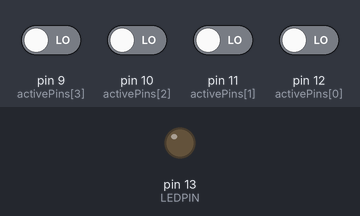
Simulated run of this sketch. Board: Arduino Leonardo, built with avr-gcc and run on an emulated ATmega32U4. Shown: output pins drawn as LEDs (lit = HIGH). Inputs (shaded band) come from the test bench; at power-on: pin 9 (activePins[3]), pin 10 (activePins[2]), pin 11 (activePins[1]), pin 12 (activePins[0]) LOW.

Above: at 1.2 s.
1.3 s: pin 12 (activePins[0]) driven HIGH
At 2.0 s:
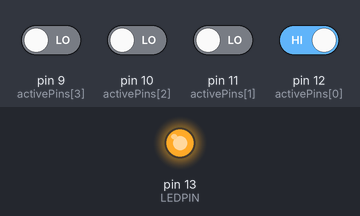
Timing chart, 0 to 4.3 s (numbered marks = the images above; inputs shaded):
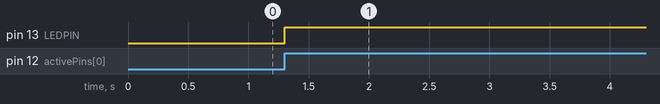

Measured:
- after the input at 1.3 s, pin 13 (LEDPIN): LOW → HIGH at once

The sketch:

MTSketch.ino
```cpp
#include "MIDIUSB.h"

const byte HOWMANYBUTTONS = 4;
const byte activePins[HOWMANYBUTTONS] = {12, 11, 10, 9};
bool engagedPins[HOWMANYBUTTONS];
bool boostBool = false;

const byte LEDPIN = 13;

void setup() {
  for (byte i = 0; i < HOWMANYBUTTONS; i++) {
    pinMode(activePins[i], INPUT);
    engagedPins[i] = false;
  }
  //led di output
  pinMode(LEDPIN, OUTPUT);
}

void loop() {

  //Ho scritto bene il codice così non cerca di premere troppe volte troppo velocemente
  //le note e non si impallano i programmi. Va strabene
  for (byte i = 0; i < HOWMANYBUTTONS; i++) {

    //memore dei consigli di Mr Bradshaw tengo il valore fisso per un poco
    bool buttonState = digitalRead(activePins[i]);

    //bottone premuto preceduto da bottone off
    if (buttonState == HIGH && !engagedPins[i]) {
      engagedPins[i] = true;

      //se premo il boost
      if (i == 0) {
        //se il boost non e' gia' attivo
        if (!boostBool) {
          boostBool = true;
          //manda C0 per il boost
          noteOn(0, 0, 127);
          MidiUSB.flush();
          noteOff(0, 0, 127);
          //accendi LED
          digitalWrite(LEDPIN, HIGH);
        } else {
          boostBool = false;
          //manda C#0 per togliere il boost
          noteOn(0, 1, 127);
          MidiUSB.flush();
          noteOff(0, 1, 127);
          //spegni LED
          digitalWrite(LEDPIN, LOW);
        }
      }
      //manda note tramite l'indice
      else { //i PC non funzionano... programChange(0, i);

        //mando +1 cosi' non interferisce con il boost
        noteOn(0, i + 1, 127);
        MidiUSB.flush();

        //serve per non dimenticare il boost per strada
        if (boostBool) {
          //manda C0 per il boost
          noteOn(0, 0, 127);
          MidiUSB.flush();
          noteOff(0, 0, 127);
        }
      }
      /*for (int i = 0; i < 128; i++) {
        noteOn(0, i, 127);
        }//TEST ONLY sends all notes at once*/

      delay(250);
    }
    //bottone libero preceduto da bottone on
    else if (buttonState == LOW && engagedPins[i]) {

      engagedPins[i] = false;
      if (i != 0) {
        //il boost non funziona come gli altri pulsanti quindi lo escludo
        noteOff(0, i + 1, 127);
      }

      /*for (int i = 0; i < 128; i++) {
        noteOff(0, i, 127);
        }
        MidiUSB.flush();//*/
    }

    //flush finale, per efficenza?
    MidiUSB.flush();
  }
}

//METHODS
//////////////////////////////////////////////////////////////////////////////////
void noteOn(byte channel, byte pitch, byte velocity) {
  // First parameter is the event type (0x09 = note on, 0x08 = note off).
  // Second parameter is note-on/note-off, combined with the channel.
  // Channel can be anything between 0-15. Typically reported to the user as 1-16.
  // Third parameter is the note number (48 = middle C).
  // Fourth parameter is the velocity (64 = normal, 127 = fastest).
  midiEventPacket_t noteOn = {0x09, 0x90 | channel, pitch, velocity};
  MidiUSB.sendMIDI(noteOn);
}
void noteOff(byte channel, byte pitch, byte velocity) {
  midiEventPacket_t noteOff = {0x08, 0x80 | channel, pitch, velocity};
  MidiUSB.sendMIDI(noteOff);
}
void controlChange(byte channel, byte control, byte value) {
  // First parameter is the event type (0x0B = control change).
  // Second parameter is the event type, combined with the channel.
  // Third parameter is the control number number (0-119).
  // Fourth parameter is the control value (0-127).
  midiEventPacket_t event = {0x0B, 0xB0 | channel, control, value};
  MidiUSB.sendMIDI(event);
}
void programChange(byte channel, byte program) {
  midiEventPacket_t pc = {0x0C, 0xC0 | channel, program, 0};
  MidiUSB.sendMIDI(pc);
}
//////////////////////////////////////////////////////////////////////////////////
```
